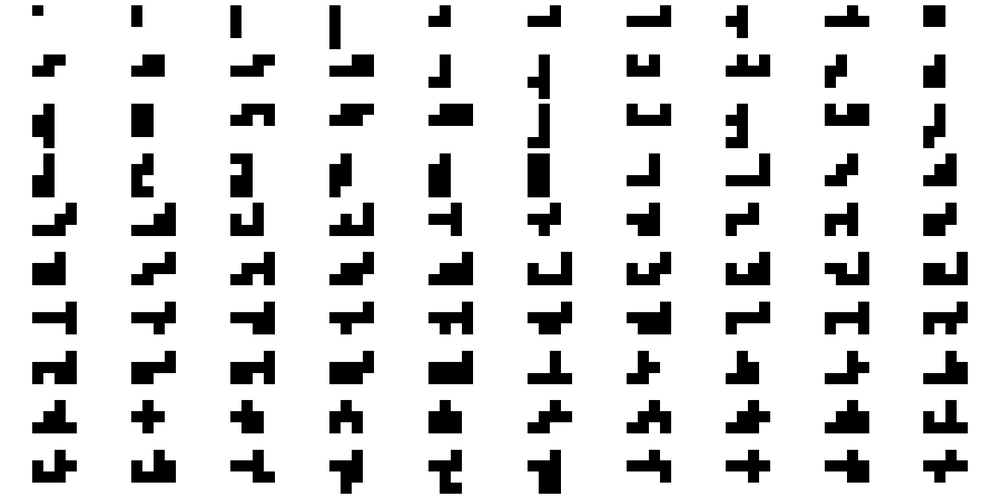
#> input picture Figure_1.png, 1000 x 499 px, shrunk from 1706 x 852 before the run
$ python extractor.py
#> lines starting #> are read from the running program, lines starting #| are printed output that depends on the picture; after the words box and inside, x2 and y2 are one past the last pixel; in counts of white or black regions, pixels touching at a corner belong together
from PIL import Image, ImageDraw
import numpy as np
import os

def extract_contiguous_shapes(image_path, output_dir, threshold=200):
    """
    Extracts contiguous shapes from an image and saves them as individual tiles.

    :param image_path: Path to the input image (e.g., "tile_chart.png").
    :param output_dir: Directory to save the individual tile images.
    :param threshold: Grayscale threshold for shape detection (default=200).
    """
#> called with image_path = 'Figure_1.png', output_dir = 'output_tiles', threshold = 200
    # Load the input image
    img = Image.open(image_path).convert("L")  # Convert to grayscale
    img_array = np.array(img)

    # Threshold the image to binary (1 for shapes, 0 for whitespace)
    binary_image = (img_array < threshold).astype(np.uint8)
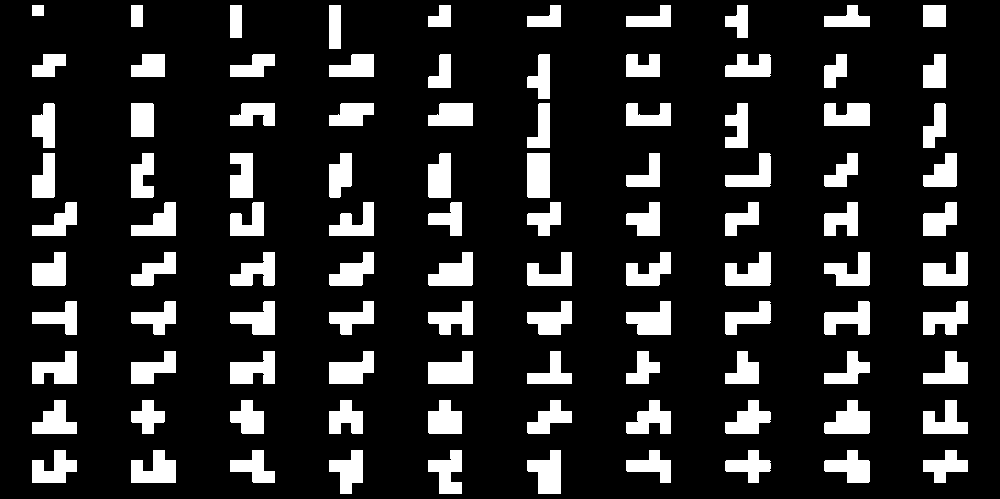
#> binary_image: shape (499, 1000); values 0 (black) and 1 (white), 15.9% white; 100 white regions, largest, box (x1, y1, x2, y2) and area: (428, 351, 473, 384) 1111, (725, 252, 771, 286) 1066, (923, 252, 968, 286) 1055

    # Create the output directory if it doesn't exist
    os.makedirs(output_dir, exist_ok=True)

    # Label contiguous regions
    visited = np.zeros_like(binary_image)
    shapes = []
    rows, cols = binary_image.shape
#> rows = 499; cols = 1000

    def flood_fill_iterative(start_r, start_c):
        """Iteratively find all pixels in a contiguous shape."""
        stack = [(start_r, start_c)]
        shape_pixels = []
        while stack:
            r, c = stack.pop()
            if 0 <= r < rows and 0 <= c < cols and not visited[r, c] and binary_image[r, c] == 1:
                visited[r, c] = 1
                shape_pixels.append((r, c))
                stack.extend([(r + 1, c), (r - 1, c), (r, c + 1), (r, c - 1)])
        return shape_pixels

    # Find all contiguous shapes
    for r in range(rows):
        for c in range(cols):
            if binary_image[r, c] == 1 and not visited[r, c]:
                shape_pixels = flood_fill_iterative(r, c)
                shapes.append(shape_pixels)

    # Extract each shape and save as an image
    for i, shape_pixels in enumerate(shapes):
        # Determine bounding box
        min_r = min(p[0] for p in shape_pixels)
        max_r = max(p[0] for p in shape_pixels)
        min_c = min(p[1] for p in shape_pixels)
        max_c = max(p[1] for p in shape_pixels)

        # Create a blank image with transparency for the shape
        shape_img = Image.new("RGBA", (max_c - min_c + 1, max_r - min_r + 1), (0, 0, 0, 0))
        draw = ImageDraw.Draw(shape_img)
        for r, c in shape_pixels:
            draw.point((c - min_c, r - min_r), fill=(0, 0, 0, 255))  # Black shape with full opacity

        # Save the shape
        shape_img.save(f"{output_dir}/tile_{i}.png")
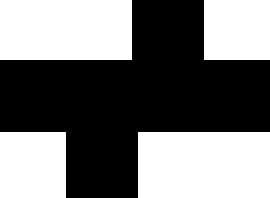
#> shape_img: PIL image 45x33 RGBA (shown 6 times larger); mean R, G, B, A 0, 0, 0, 136; transparent parts drawn white

    print(f"Extracted {len(shapes)} shapes to {output_dir}")
#| Extracted 100 shapes to output_tiles

# Example usage
extract_contiguous_shapes("Figure_1.png", "output_tiles")
